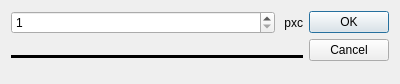
<?xml version="1.0" encoding="UTF-8"?>
<ui version="4.0">
 <class>Dialog_size</class>
 <widget class="QDialog" name="Dialog_size">
  <property name="geometry">
   <rect>
    <x>0</x>
    <y>0</y>
    <width>400</width>
    <height>84</height>
   </rect>
  </property>
  <property name="windowTitle">
   <string>Dialog</string>
  </property>
  <layout class="QHBoxLayout" name="horizontalLayout_3">
   <item>
    <layout class="QVBoxLayout" name="verticalLayout">
     <item>
      <layout class="QHBoxLayout" name="horizontalLayout">
       <item>
        <widget class="QSpinBox" name="spinBox">
         <property name="minimum">
          <number>1</number>
         </property>
         <property name="maximum">
          <number>25</number>
         </property>
        </widget>
       </item>
       <item>
        <widget class="QLabel" name="label">
         <property name="sizePolicy">
          <sizepolicy hsizetype="Fixed" vsizetype="Preferred">
           <horstretch>0</horstretch>
           <verstretch>0</verstretch>
          </sizepolicy>
         </property>
         <property name="text">
          <string> pxc</string>
         </property>
        </widget>
       </item>
      </layout>
     </item>
     <item>
      <layout class="QHBoxLayout" name="horizontalLayout_2">
       <item>
        <widget class="Line" name="line">
         <property name="sizePolicy">
          <sizepolicy hsizetype="Minimum" vsizetype="Expanding">
           <horstretch>0</horstretch>
           <verstretch>0</verstretch>
          </sizepolicy>
         </property>
         <property name="frameShadow">
          <enum>QFrame::Plain</enum>
         </property>
         <property name="lineWidth">
          <number>3</number>
         </property>
         <property name="midLineWidth">
          <number>0</number>
         </property>
         <property name="orientation">
          <enum>Qt::Horizontal</enum>
         </property>
        </widget>
       </item>
      </layout>
     </item>
    </layout>
   </item>
   <item>
    <widget class="QDialogButtonBox" name="buttonBox">
     <property name="orientation">
      <enum>Qt::Vertical</enum>
     </property>
     <property name="standardButtons">
      <set>QDialogButtonBox::Cancel|QDialogButtonBox::Ok</set>
     </property>
    </widget>
   </item>
  </layout>
 </widget>
 <resources/>
 <connections>
  <connection>
   <sender>buttonBox</sender>
   <signal>accepted()</signal>
   <receiver>Dialog_size</receiver>
   <slot>accept()</slot>
   <hints>
    <hint type="sourcelabel">
     <x>248</x>
     <y>254</y>
    </hint>
    <hint type="destinationlabel">
     <x>157</x>
     <y>274</y>
    </hint>
   </hints>
  </connection>
  <connection>
   <sender>buttonBox</sender>
   <signal>rejected()</signal>
   <receiver>Dialog_size</receiver>
   <slot>reject()</slot>
   <hints>
    <hint type="sourcelabel">
     <x>316</x>
     <y>260</y>
    </hint>
    <hint type="destinationlabel">
     <x>286</x>
     <y>274</y>
    </hint>
   </hints>
  </connection>
 </connections>
</ui>
